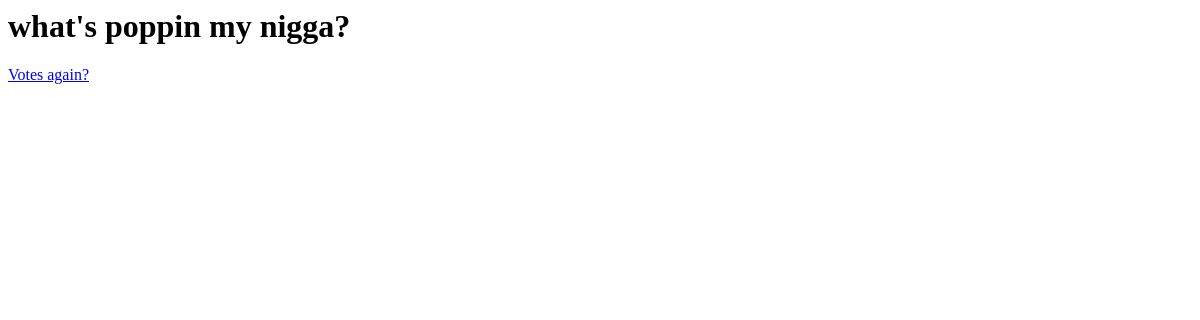
The page /polls/2/results/ on the database as committed earlier.
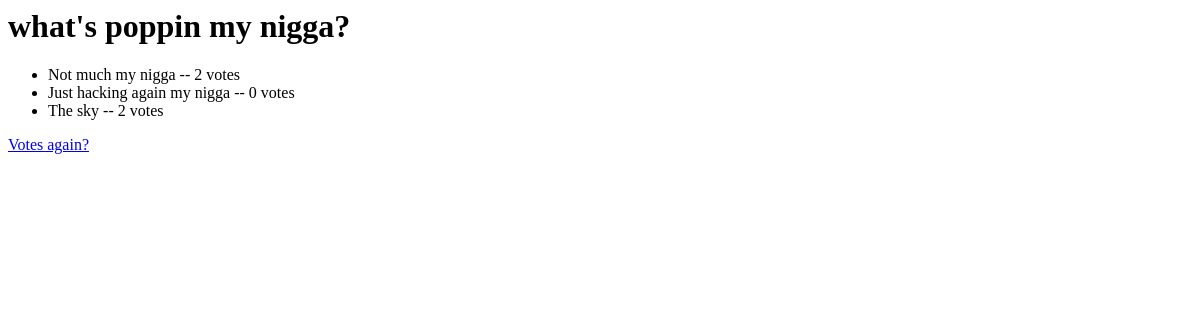
The same page on the database as committed later.
### polls/models.py (models this page shows, shortened)
class Choice(models.Model):
    question = models.ForeignKey(Question, on_delete=models.CASCADE)
    choice_text = models.CharField(max_length=200)
    votes = models.IntegerField(default=0)

### polls/views.py (the view)
# urls.py: path('<int:pk>/results/', views.ResultsView.as_view(), name='results'),
class ResultsView(generic.DetailView):
    model = Question
    template_name = "polls/results.html"

### polls/templates/polls/results.html
<h1>{{ question.question_text }}</h1>
<ul>
    {% for choice in question.choice_set.all %}
        <li>{{ choice.choice_text }} -- {{ choice.votes }} vote{{ choice.votes|pluralize }}</li>
    {% endfor %}
</ul>
<a href="{% url 'polls:detail' question.id %}">Votes again?</a>

Rows that differ between the two databases and show on the page:
added Choice: choice_text "Not much my nigga", votes "2"
added Choice: choice_text "Just hacking again my nigga", votes "0"
added Choice: choice_text "The sky", votes "2"
